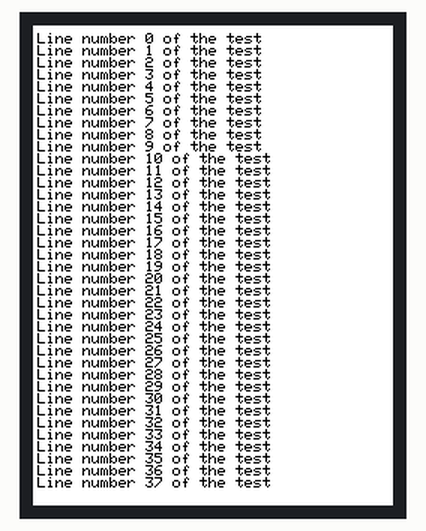
This program was run on a simulated ESP32 board running MicroPython. Parts: 240×320 colour display. What the program prints to the serial console is not drawn. At 0.6 s the program stops and its outputs stay as they are.

Above: at 0.6 s.

The program:

loops_test.py
```python
# loops_test.py

from machine import Pin, SPI
from ili9341 import ILI9341, color565

backlight = Pin(21, Pin.OUT)
backlight.value(1)

spi = SPI(1, baudrate=10000000, sck=Pin(14), mosi=Pin(13), miso=Pin(12))

dummy_rst = Pin(4, Pin.OUT)
dummy_rst.value(1)

display = ILI9341(spi, cs=Pin(15), dc=Pin(2), rst=dummy_rst, w=320, h=240, r=0)

display.set_color(color565(0, 0, 0), color565(255, 255, 255))
display.erase()
display.reset_scroll()

display.set_pos(2, 5)
for i in range(38):
    display.print("Line number {} of the test".format(i))

print("Done - check the screen")
```
